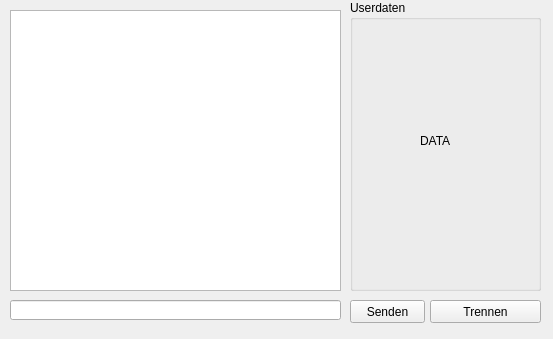
<?xml version="1.0" encoding="UTF-8"?>
<ui version="4.0">
 <class>Verbunden</class>
 <widget class="QWidget" name="Verbunden">
  <property name="geometry">
   <rect>
    <x>0</x>
    <y>0</y>
    <width>553</width>
    <height>339</height>
   </rect>
  </property>
  <property name="windowTitle">
   <string>Verbindungsfenster</string>
  </property>
  <widget class="QListView" name="List">
   <property name="geometry">
    <rect>
     <x>10</x>
     <y>10</y>
     <width>331</width>
     <height>281</height>
    </rect>
   </property>
   <property name="toolTip">
    <string>Teilnehmerliste</string>
   </property>
  </widget>
  <widget class="QGroupBox" name="groupBox">
   <property name="geometry">
    <rect>
     <x>350</x>
     <y>0</y>
     <width>191</width>
     <height>291</height>
    </rect>
   </property>
   <property name="title">
    <string>Userdaten</string>
   </property>
   <widget class="QLabel" name="Data">
    <property name="geometry">
     <rect>
      <x>70</x>
      <y>120</y>
      <width>111</width>
      <height>41</height>
     </rect>
    </property>
    <property name="text">
     <string>DATA</string>
    </property>
   </widget>
  </widget>
  <widget class="QLineEdit" name="Chat">
   <property name="geometry">
    <rect>
     <x>10</x>
     <y>300</y>
     <width>331</width>
     <height>20</height>
    </rect>
   </property>
  </widget>
  <widget class="QPushButton" name="Send">
   <property name="geometry">
    <rect>
     <x>350</x>
     <y>300</y>
     <width>75</width>
     <height>23</height>
    </rect>
   </property>
   <property name="text">
    <string>Senden</string>
   </property>
  </widget>
  <widget class="QPushButton" name="Disconnect">
   <property name="geometry">
    <rect>
     <x>430</x>
     <y>300</y>
     <width>111</width>
     <height>23</height>
    </rect>
   </property>
   <property name="text">
    <string>Trennen</string>
   </property>
  </widget>
 </widget>
 <resources/>
 <connections/>
</ui>
